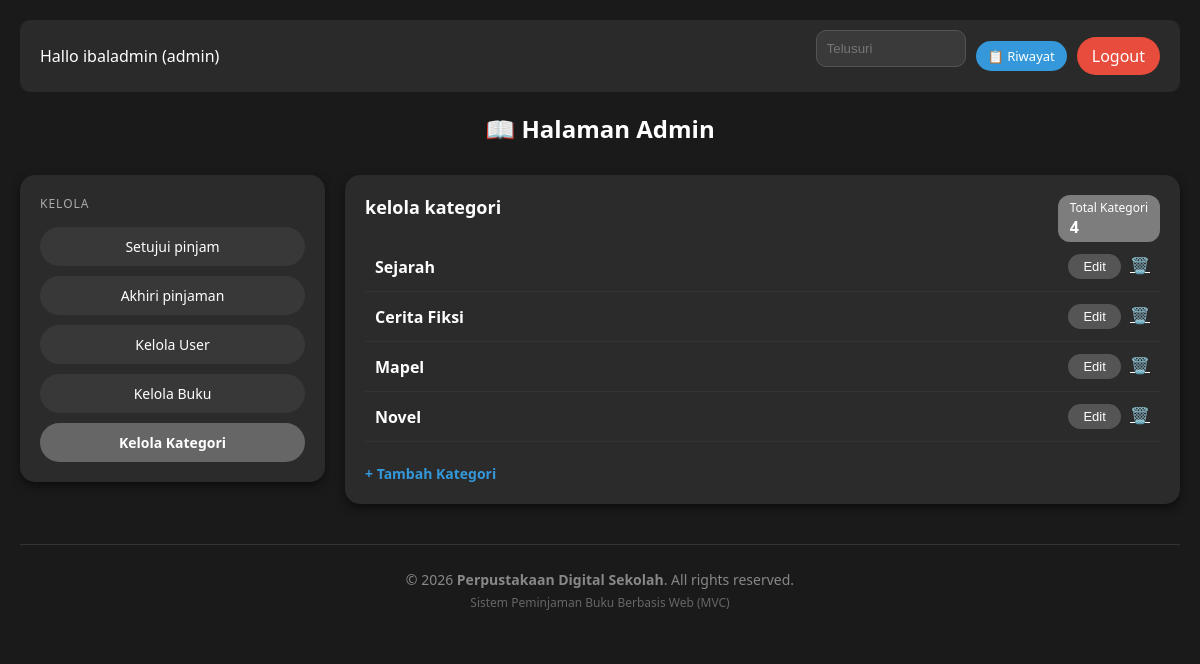
The app's page /index.php?page=admin&action=kelolaKategori (signed in) with its own data.
### tables this page shows
CREATE TABLE `kategori` (
  `id_kategori` int(11) NOT NULL,
  `nama_kategori` varchar(100) NOT NULL
);

### controllers/AdminController.php (called while the page is built, shortened)
<?php
require_once 'models/KategoriModel.php';
class AdminController {
    private $kategoriModel;
    public function __construct() {
        $database = new Database();
        $this->db = $database->getConnection();
        $this->kategoriModel = new KategoriModel($this->db);
    }
public function kelolaKategori() {
    $kategoriList = $this->kategoriModel->getAllKategori();
    require_once 'views/admin/kelola_kategori.php';
}
}

### config/Database.php (called while the page is built, shortened)
<?php
class Database {
    private $host = "localhost";
    private $user = "root";
    private $pass = "";
    private $dbname = "db_peminjamanbuku2";
    public function getConnection() {
        $this->conn = null;
        try {
            $this->conn = new PDO("mysql:host=" . $this->host . ";dbname=" . $this->dbname, $this->user, $this->pass);
            $this->conn->setAttribute(PDO::ATTR_ERRMODE, PDO::ERRMODE_EXCEPTION);
        } catch(PDOException $exception) {
            echo "Connection error: " . $exception->getMessage();
        }
        return $this->conn;
    }
}

### models/KategoriModel.php (called while the page is built, shortened)
<?php
class KategoriModel {
    private $conn;
    private $table = 'kategori';
    public function __construct($db) {
        $this->conn = $db;
    }
    public function getAllKategori() {
        $query = "SELECT * FROM " . $this->table . " ORDER BY id_kategori DESC";
        $stmt = $this->conn->prepare($query);
        $stmt->execute();
        return $stmt->fetchAll(PDO::FETCH_ASSOC);
    }
}

### views/admin/kelola_kategori.php (the view, shortened to what this page needs)
<?php include 'views/layout/header.php'; ?>
<div class="header-bar">
    <div>Hallo <?= htmlspecialchars($_SESSION['user']['nama']); ?> (admin)</div>
    <div style="display: flex; align-items: center; gap: 10px;">
        <form method="GET" action="index.php" style="display:inline;">
            <input type="text" name="search" placeholder="Telusuri" value="<?= htmlspecialchars($_GET['search'] ?? ''); ?>" class="input-dark" style="width:150px;">
        </form>
        <a href="index.php?page=admin&action=riwayatPinjam" class="btn btn-blue" style="border-radius: 15px; font-size: 13px; padding: 6px 12px;">📋 Riwayat</a>
        <a href="index.php?page=logout" class="btn btn-red">Logout</a>
    </div>
</div>
<h2 style="text-align:center; margin-bottom: 30px;">📖 Halaman Admin</h2>
<div style="display: flex; gap: 20px; align-items: flex-start;">
    <div class="card" style="flex: 1; min-width: 200px; padding: 20px; box-sizing: border-box;">
        <p style="color: #aaa; margin-top: 0; margin-bottom: 15px; font-size: 12px; letter-spacing: 1px; text-transform: uppercase;">Kelola</p>
        <div class="sidebar-menu">
            <a href="index.php?page=admin&action=dashboard" class="btn-sidebar">Setujui pinjam</a>
            <a href="index.php?page=admin&action=akhiriPinjaman" class="btn-sidebar">Akhiri pinjaman</a>
            <a href="index.php?page=admin&action=kelolaUser" class="btn-sidebar">Kelola User</a>
            <a href="index.php?page=admin&action=kelolaBuku" class="btn-sidebar">Kelola Buku</a>
            <a href="index.php?page=admin&action=kelolaKategori" class="btn-sidebar active">Kelola Kategori</a>
        </div>
    </div>
    <div class="card" style="flex: 3; box-sizing: border-box;">
        <div style="margin-bottom: 20px;">
            <span class="badge-count">Total Kategori<br><strong style="font-size: 16px;"><?= count($kategoriList); ?></strong></span>
            <h3 style="margin: 0; font-size: 18px;">kelola kategori</h3>
        </div>
        <div class="table-container">
            <table style="width: 100%; border-collapse: collapse;">
                <tbody>
                    <?php if (!empty($kategoriList)): ?>
                        <?php foreach ($kategoriList as $k): ?>
                        <tr style="border-bottom: 1px solid #333;">
                            <td style="padding: 12px 10px; font-weight: bold;">
                                <?= htmlspecialchars($k['nama_kategori']); ?>
                            </td>
                            <td style="padding: 12px 10px; text-align: right;">
                                <button type="button" class="btn-action btn-edit" onclick="openModalEdit(<?= $k['id_kategori']; ?>, '<?= htmlspecialchars($k['nama_kategori'], ENT_QUOTES); ?>')">Edit</button>
                                <a href="index.php?page=admin&action=hapusKategori&id=<?= $k['id_kategori']; ?>" class="btn-delete" onclick="return confirm('Hapus kategori ini? Buku yang terhubung mungkin akan kehilangan referensi kategori.');">🗑️</a>
                            </td>
                        </tr>
                        <?php endforeach; ?>
                    <?php else: ?>
                        <tr>
                            <td colspan="2" style="text-align: center; color: #888; padding: 20px;">Belum ada data kategori.</td>
                        </tr>
                    <?php endif; ?>
                </tbody>
            </table>
        </div>
        <div style="margin-top: 20px;">
            <a href="#" onclick="openModalTambah()" style="color: #3498db; text-decoration: none; font-size: 14px; font-weight: bold;">+ Tambah Kategori</a>
        </div>
    </div>
</div>
<?php include 'views/layout/footer.php'; ?>

### views/layout/header.php (style rules this page uses)
body { background-color: #1a1a1a; color: #ffffff; font-family: 'Segoe UI', Tahoma, Geneva, Verdana, sans-serif; margin: 0; padding: 20px; }
.header-bar { display: flex; justify-content: space-between; align-items: center; padding: 10px 20px; background-color: #2a2a2a; border-radius: 10px; margin-bottom: 20px; }
.card { background-color: #2b2b2b; border-radius: 15px; padding: 20px; box-shadow: 0 4px 10px rgba(0,0,0,0.5); }
.btn { background-color: #555; color: white; border: none; padding: 8px 15px; border-radius: 20px; cursor: pointer; text-decoration: none; display: inline-block; }
.btn-blue { background-color: #3498db; }
.btn-red { background-color: #e74c3c; }
.input-dark { background-color: #3a3a3a; border: 1px solid #555; color: white; padding: 10px; border-radius: 10px; width: 100%; box-sizing: border-box; margin-bottom: 15px; }
table { width: 100%; border-collapse: collapse; }
th, td { padding: 12px; text-align: left; }
tr { border-bottom: 1px solid #333; }

### views/admin/kelola_kategori.php (style rules this page uses)
.badge-count { background-color: #7d7d7d; color: #fff; padding: 4px 12px; border-radius: 12px; font-size: 12px; float: right; }
.btn-action { padding: 5px 15px; border-radius: 15px; text-decoration: none; color: white; font-size: 13px; margin-right: 5px; cursor: pointer; }
.btn-edit { background-color: #555; border: none; }
.btn-delete { background-color: transparent; border: none; cursor: pointer; color: #fff; font-size: 16px; }
.sidebar-menu { display: flex; flex-direction: column; gap: 10px; width: 100%; box-sizing: border-box; }
.btn-sidebar { display: block; width: 100%; padding: 10px 14px; background-color: #383838; color: #ffffff; text-decoration: none; text-align: center; border-radius: 20px; font-size: 14px; font-weight: 500; box-sizing: border-box; transition: background-color 0.2s, transform 0.1s; }
.btn-sidebar.active { background-color: #666666; font-weight: bold; }

### records on screen
kategori: nama_kategori "Sejarah"
kategori: nama_kategori "Cerita Fiksi"
kategori: nama_kategori "Mapel"
kategori: nama_kategori "Novel"

### other values on screen
$_SESSION['user']['nama'] "ibaladmin"
count($kategoriList) "4"
